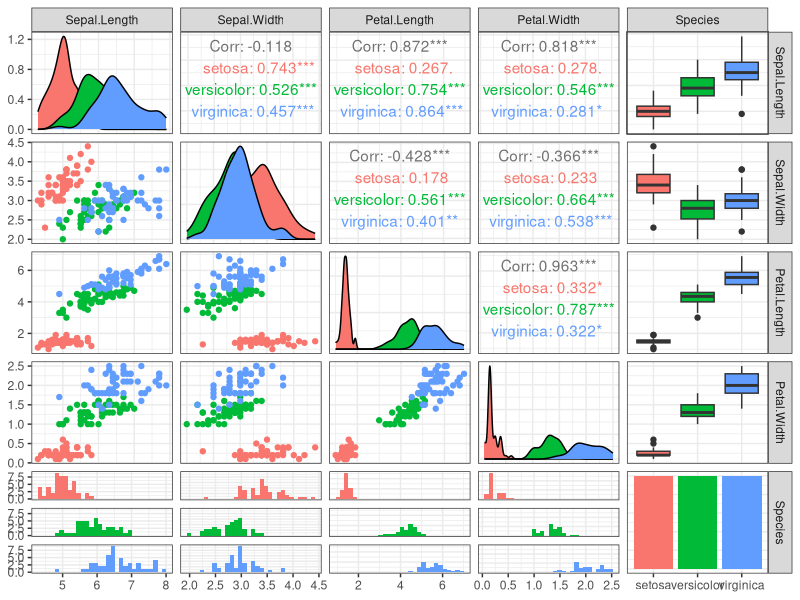

The R source for this figure: (Note: this script raises an error after producing the figure.)
library("GGally")
library("ggplot2")

ggpairs(iris, aes(color = Species))+ theme_bw()
## Change color manually.
## Loop through each plot changing relevant scales
for(i in 1:p$nrow) {
    for(j in 1:p$ncol){
        p[i,j] <- p[i,j] + 
            scale_fill_manual(values=c("#00AFBB",
                                       "#E7B800",
                                       "#FC4E07")) +
            scale_color_manual(values=c("#00AFBB",
                                        "#E7B800",
                                        "#FC4E07"))  
    }
}